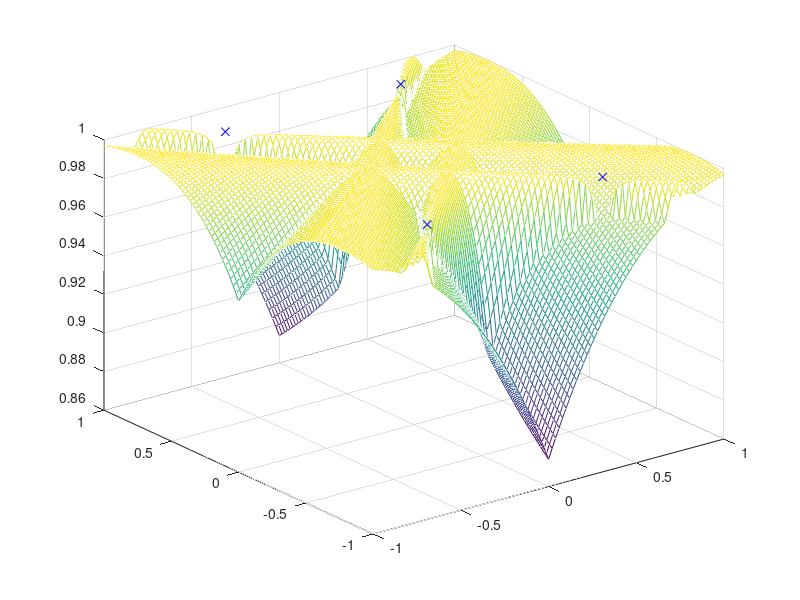

This chart was generated by the following MATLAB code:
% A visualisation of planar velocity efficiency info for mecanum wheeled robots

% VALUES
l = 1.5;  %m  length of the robot (wheel base)
b = 1;    %m  width of the robot (wheel base)

maxm = 1; %   maximal area from centre
res = 100; %   data points per meter

% CALC
wheels = .5 * [[b, -l]; [-b, -l]; [-b, l] ;[b, l]];
%		SE (1)	  SW (2)   NW (3)   NE (4)	

[x,y] = meshgrid(-maxm:2*maxm/res:maxm);
cost = zeros(length(wheels(:,1)), length(x), length(y));
maxi = zeros(length(x), length(y));

for iw = 1:length(wheels(:,1))
  cost(iw,:,:) = abs( sin( atan2(y-wheels(iw,2),x-wheels(iw,1))+((-1)^iw*pi/4) ) );   
end

for ix = 1:length(x)
  for iy = 1:length(y)
    maxi(ix,iy) = max(cost(:,ix,iy));
  end
end 

figure
mesh(x,y,maxi);
hold on
plot3(wheels(:,1), wheels(:,2), ones(length(wheels(:,1)),1),'bx');
name = strcat("plot_", strftime ("%y%m%d_%H%M%S", localtime (time ())), ".png")
print('dpng', name)


